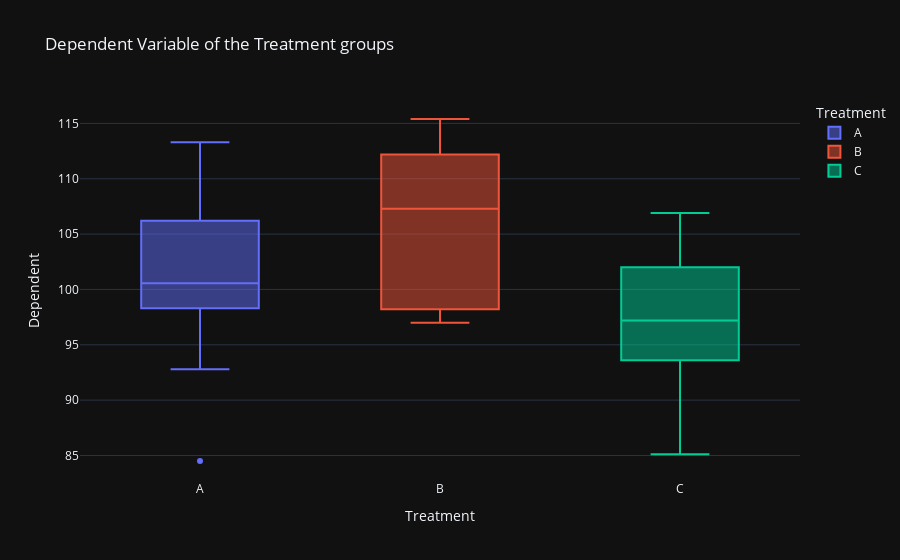

The notebook cell saved with this chart:
### Markdown cell above
* visualize the data

### Code cell
px.box( 
    df, 
    x = 'Treatment', 
    y = 'Dependent', 
    color='Treatment',
    title= 'Dependent Variable of the Treatment groups'
)

### Figure 1 — Plotly figure (JSON) as saved in the notebook; plotly's stock layout.template omitted (floating-point values rounded to 4 significant figures)
{"data": [{"alignmentgroup": "True", "hovertemplate": "Treatment=%{x}<br>Dependent=%{y}<extra></extra>", "legendgroup": "A", "marker": {"color": "#636efa"}, "name": "A", "notched": false, "offsetgroup": "A", "orientation": "v", "showlegend": true, "type": "box", "x": ["A", "A", "A", "A", "A", "A", "A", "A", "A", "A"], "x0": " ", "xaxis": "x", "y": [113.3, 107.2, 84.5, 99.9, 106.2, 92.8, 102.7, 101.1, 100, 98.3], "y0": " ", "yaxis": "y"}, {"alignmentgroup": "True", "hovertemplate": "Treatment=%{x}<br>Dependent=%{y}<extra></extra>", "legendgroup": "B", "marker": {"color": "#EF553B"}, "name": "B", "notched": false, "offsetgroup": "B", "orientation": "v", "showlegend": true, "type": "box", "x": ["B", "B", "B", "B", "B", "B", "B", "B", "B", "B"], "x0": " ", "xaxis": "x", "y": [108, 113.4, 98.2, 112.2, 106.6, 108.1, 97, 105.9, 115.4, 97.4], "y0": " ", "yaxis": "y"}, {"alignmentgroup": "True", "hovertemplate": "Treatment=%{x}<br>Dependent=%{y}<extra></extra>", "legendgroup": "C", "marker": {"color": "#00cc96"}, "name": "C", "notched": false, "offsetgroup": "C", "orientation": "v", "showlegend": true, "type": "box", "x": ["C", "C", "C", "C", "C", "C", "C", "C", "C", "C"], "x0": " ", "xaxis": "x", "y": [85.1, 86.3, 96.3, 106.9, 100.6, 103.4, 95.5, 102, 93.6, 98.1], "y0": " ", "yaxis": "y"}], "layout": {"boxmode": "overlay", "legend": {"title": {"text": "Treatment"}, "tracegroupgap": 0}, "title": {"text": "Dependent Variable of the Treatment groups"}, "xaxis": {"anchor": "y", "categoryarray": ["A", "B", "C"], "categoryorder": "array", "domain": [0, 1], "title": {"text": "Treatment"}}, "yaxis": {"anchor": "x", "domain": [0, 1], "title": {"text": "Dependent"}}}}
